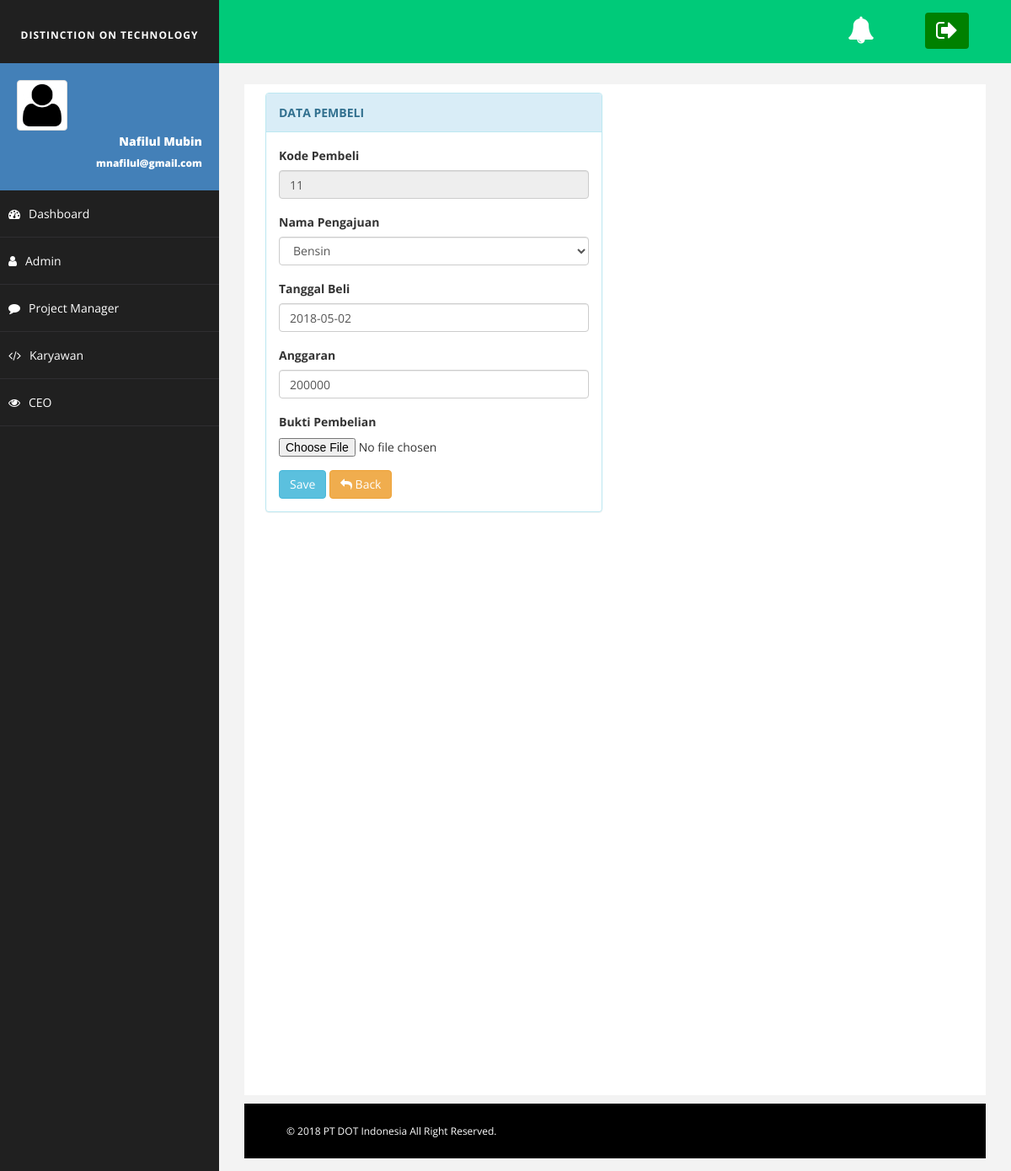
/?page=pembeli_edituser&id=11, run on the app's committed database.
### tables this page shows
CREATE TABLE `pembeli` (
  `id_pembeli` varchar(20) NOT NULL,
  `id_pengajuan` varchar(20) NOT NULL,
  `id_karyawan` varchar(20) NOT NULL,
  `tgl_beli` date NOT NULL,
  `anggaran` int(20) NOT NULL,
  `attachment` varchar(250) NOT NULL
);

### index.php (called while the page is built, shortened)
<?php
include 'header.php';
include 'content.php';
include 'footer.php';
?>

### View/pembeli_edituser.php (the view, shortened to what this page needs)
<?php
$result = mysqli_query($koneksi, "SELECT pembeli.*, pengajuan.nama_pengajuan, karyawan.nama_karyawan FROM pembeli join pengajuan on pengajuan.id_pengajuan = pembeli.id_pengajuan join karyawan on karyawan.id_karyawan=pembeli.id_karyawan  ");
$data = mysqli_fetch_array($result);
?>
<div class="col-md-6 col-sm-6 col-xs-12">
    <div class="panel panel-info">
        <div class="panel-heading">
           <b>DATA PEMBELI</b>
        </div>
    <div class="panel-body">
        <form role="form" method="POST" enctype="multipart/form-data">
                    <div class="form-group">
                        <label>Kode Pembeli</label>
                        <input class="form-control" type="text" name="id_pembeli" readonly="readonly" value="<?php echo $data['id_pembeli']; ?>">
                    </div>
                     <div class="form-group">
                        <label>Nama Pengajuan</label>
                    <select class="form-control" name="id_pengajuan">
                        <?php
                        $result = mysqli_query($koneksi, "SELECT * FROM pengajuan ORDER BY nama_pengajuan ASC");
                            while($data_pengajuan = mysqli_fetch_array($result)) {
                        ?>
                            <option value="<?php echo $data_pengajuan['id_pengajuan']; ?>" <?php if ($data['nama_pengajuan'] == $data_pengajuan['id_pengajuan']) echo 'selected'; ?>><?php echo $data_pengajuan['nama_pengajuan']; ?></option>
                        <?php } ?>
                        </select>
                    </div>
                    <div class="form-group">
                        <label>Tanggal Beli</label>
                        <input class="form-control datepicker" type="text" name="tgl_beli" value="<?php echo $data['tgl_beli']; ?>">
                    </div>
                    <div class="form-group">
                        <label>Anggaran</label>
                        <input class="form-control" type="text" name="anggaran" value="<?php echo $data['anggaran']; ?>">
                    </div>
                    <div class="form-group">
                        <label>Bukti Pembelian</label>
                        <input name="attachment" type="file" />
                    </div>
                    <button type="submit" name="submit" class="btn btn-info">Save </button>
                    <a onclick="window.history.back();return false;" class="btn btn-warning"><i class="fa fa-reply"></i> Back</a>
                </form>
        </div>
    </div>
</div>

### assets/css/images.css (style rules this page uses)
body { font-family: 'open sans'; overflow-x: hidden; }

### assets/css/barang.css (style rules this page uses)
body { background: #f1f1f1; }

### assets/css/basic.css (style rules this page uses)
body { font-family: 'Open Sans', sans-serif; line-height:25px; }

### data on the page
pembeli: id_pembeli "11", tgl_beli "2018-05-02", anggaran "200000"

### other printed values
form field id_pengajuan "Bensin"
